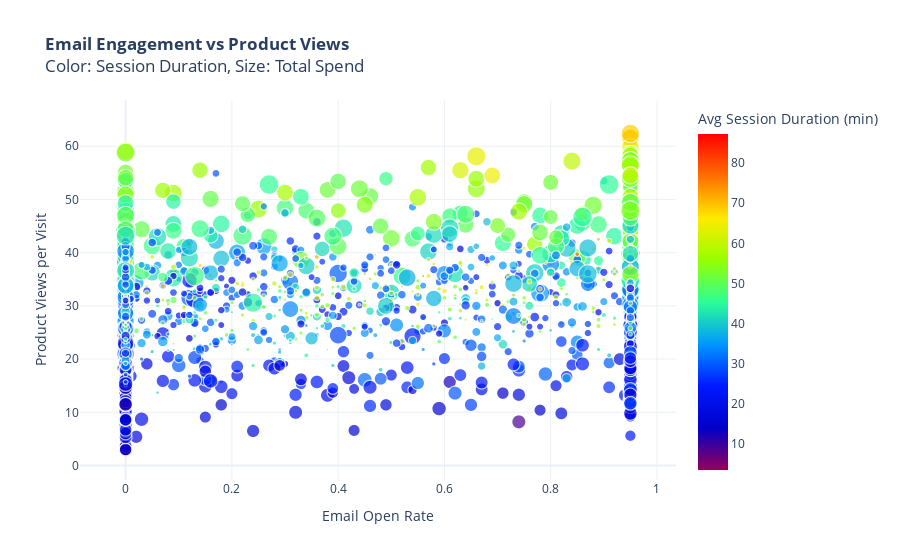

The code cell stored with this chart in its notebook:
### Code cell
#engagement metrics
fig3 = px.scatter(
    df, 
    x='email_open_rate', 
    y='product_views_per_visit',
    color='avg_session_duration',
    size='total_spend',
    hover_data=['return_rate', 'customer_tenure_months'],
    title="<b>Email Engagement vs Product Views</b><br>Color: Session Duration, Size: Total Spend",
    labels={
        'email_open_rate': 'Email Open Rate',
        'product_views_per_visit': 'Product Views per Visit',
        'avg_session_duration': 'Avg Session Duration (min)'
    },
    color_continuous_scale='rainbow'
)
fig3.update_layout(template="plotly_white")
fig3.show()

### Figure 1 — Plotly figure (JSON) as saved in the notebook; plotly's stock layout.template omitted (floating-point values rounded to 4 significant figures; data arrays with more than 128 entries replaced by an {"elided": "..."} marker saying what was removed)
{"data": [{"customdata": {"elided": "3000x2 float values"}, "hovertemplate": "Email Open Rate=%{x}<br>Product Views per Visit=%{y}<br>total_spend=%{marker.size}<br>return_rate=%{customdata[0]}<br>customer_tenure_months=%{customdata[1]}<br>Avg Session Duration (min)=%{marker.color}<extra></extra>", "legendgroup": "", "marker": {"color": {"elided": "3000 float values"}, "coloraxis": "coloraxis", "size": {"elided": "3000 float values"}, "sizemode": "area", "sizeref": 21.87, "symbol": "circle"}, "mode": "markers", "name": "", "showlegend": false, "type": "scattergl", "x": {"elided": "3000 float values"}, "xaxis": "x", "y": {"elided": "3000 float values"}, "yaxis": "y"}], "layout": {"coloraxis": {"colorbar": {"title": {"text": "Avg Session Duration (min)"}}, "colorscale": [[0, "rgb(150,0,90)"], [0.125, "rgb(0,0,200)"], [0.25, "rgb(0,25,255)"], [0.375, "rgb(0,152,255)"], [0.5, "rgb(44,255,150)"], [0.625, "rgb(151,255,0)"], [0.75, "rgb(255,234,0)"], [0.875, "rgb(255,111,0)"], [1, "rgb(255,0,0)"]]}, "legend": {"itemsizing": "constant", "tracegroupgap": 0}, "title": {"text": "<b>Email Engagement vs Product Views</b><br>Color: Session Duration, Size: Total Spend"}, "xaxis": {"anchor": "y", "domain": [0, 1], "title": {"text": "Email Open Rate"}}, "yaxis": {"anchor": "x", "domain": [0, 1], "title": {"text": "Product Views per Visit"}}}}
